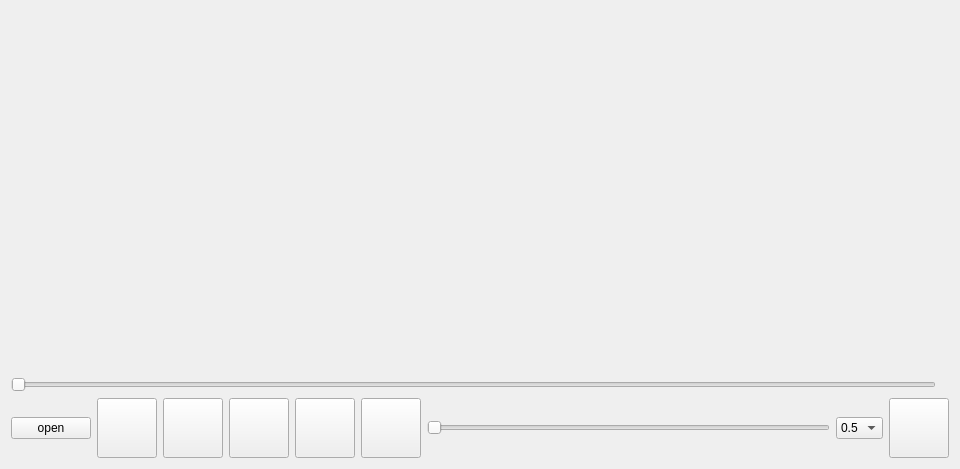
<?xml version="1.0" encoding="UTF-8"?>
<ui version="4.0">
 <class>MusicPlayer</class>
 <widget class="QWidget" name="MusicPlayer">
  <property name="geometry">
   <rect>
    <x>0</x>
    <y>0</y>
    <width>960</width>
    <height>469</height>
   </rect>
  </property>
  <property name="windowTitle">
   <string>Form</string>
  </property>
  <layout class="QGridLayout" name="gridLayout">
   <item row="0" column="0">
    <layout class="QHBoxLayout" name="horizontalLayout" stretch="1,2">
     <item>
      <widget class="MyListWidget" name="listWidget">
       <property name="styleSheet">
        <string notr="true">background-color: rgba(255, 255, 255, 0);</string>
       </property>
      </widget>
     </item>
     <item>
      <widget class="VideoWidget" name="videowidget" native="true"/>
     </item>
    </layout>
   </item>
   <item row="1" column="0">
    <layout class="QHBoxLayout" name="horizontalLayout_3">
     <item>
      <widget class="QSlider" name="timehorizontalSlider">
       <property name="orientation">
        <enum>Qt::Horizontal</enum>
       </property>
      </widget>
     </item>
     <item>
      <widget class="QLabel" name="timelabel">
       <property name="text">
        <string/>
       </property>
      </widget>
     </item>
    </layout>
   </item>
   <item row="2" column="0">
    <layout class="QHBoxLayout" name="horizontalLayout_2">
     <item>
      <widget class="QPushButton" name="openpushButton">
       <property name="text">
        <string>open</string>
       </property>
      </widget>
     </item>
     <item>
      <widget class="QPushButton" name="stoppushButton">
       <property name="minimumSize">
        <size>
         <width>60</width>
         <height>60</height>
        </size>
       </property>
       <property name="text">
        <string/>
       </property>
      </widget>
     </item>
     <item>
      <widget class="QPushButton" name="prepushButton">
       <property name="minimumSize">
        <size>
         <width>60</width>
         <height>60</height>
        </size>
       </property>
       <property name="text">
        <string/>
       </property>
      </widget>
     </item>
     <item>
      <widget class="QPushButton" name="pausepushButton">
       <property name="minimumSize">
        <size>
         <width>60</width>
         <height>60</height>
        </size>
       </property>
       <property name="text">
        <string/>
       </property>
      </widget>
     </item>
     <item>
      <widget class="QPushButton" name="nextpushButton">
       <property name="minimumSize">
        <size>
         <width>60</width>
         <height>60</height>
        </size>
       </property>
       <property name="text">
        <string/>
       </property>
      </widget>
     </item>
     <item>
      <widget class="QPushButton" name="mutepushButton">
       <property name="minimumSize">
        <size>
         <width>60</width>
         <height>60</height>
        </size>
       </property>
       <property name="text">
        <string/>
       </property>
      </widget>
     </item>
     <item>
      <widget class="QSlider" name="volumehorizontalSlider">
       <property name="orientation">
        <enum>Qt::Horizontal</enum>
       </property>
      </widget>
     </item>
     <item>
      <widget class="QComboBox" name="speedcomboBox">
       <item>
        <property name="text">
         <string>0.5</string>
        </property>
       </item>
       <item>
        <property name="text">
         <string>1.0</string>
        </property>
       </item>
       <item>
        <property name="text">
         <string>1.5</string>
        </property>
       </item>
      </widget>
     </item>
     <item>
      <widget class="QPushButton" name="skinpushButton">
       <property name="minimumSize">
        <size>
         <width>60</width>
         <height>60</height>
        </size>
       </property>
       <property name="text">
        <string/>
       </property>
      </widget>
     </item>
    </layout>
   </item>
  </layout>
 </widget>
 <customwidgets>
  <customwidget>
   <class>MyListWidget</class>
   <extends>QListWidget</extends>
   <header>mylistwidget.h</header>
  </customwidget>
  <customwidget>
   <class>VideoWidget</class>
   <extends>QWidget</extends>
   <header>videowidget.h</header>
   <container>1</container>
  </customwidget>
 </customwidgets>
 <resources/>
 <connections/>
</ui>
